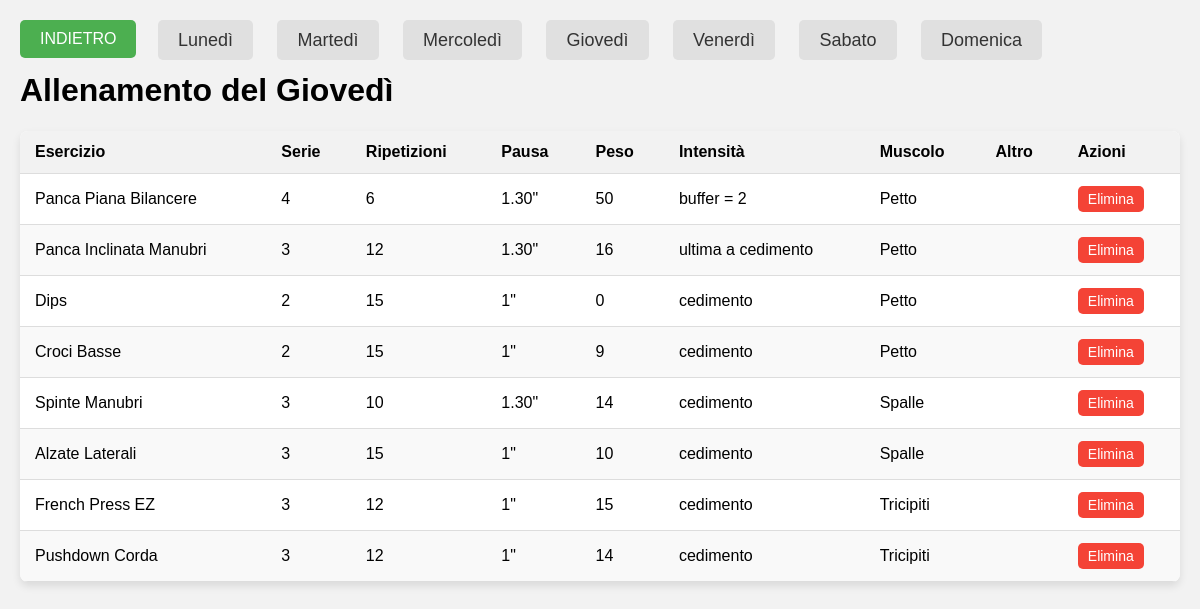
/modifica_allenamento.php?giorno=4, run on the app's committed database.
### tables this page shows
CREATE TABLE `esercizi` (
  `id` int(11) NOT NULL,
  `nome` varchar(100) NOT NULL,
  `serie` int(1) NOT NULL,
  `reps` int(2) NOT NULL,
  `pausa` varchar(6) NOT NULL,
  `peso` int(3) NOT NULL,
  `intensita` varchar(50) NOT NULL,
  `id_muscolo` int(11) NOT NULL,
  `altro` varchar(200) NOT NULL
);

CREATE TABLE `muscoli` (
  `id` int(11) NOT NULL,
  `nome` varchar(50) NOT NULL
);

### modifica_allenamento.php (the view, shortened to what this page needs)
<!DOCTYPE html>
<html lang="it">
<head>
</head>
<body>
<div class="back-button">
    <button onclick="window.location.href = 'gestione.php';">INDIETRO</button>
</div>
<div class="day-menu">
    <a href="modifica_allenamento.php?giorno=1">Lunedì</a>
    <a href="modifica_allenamento.php?giorno=2">Martedì</a>
    <a href="modifica_allenamento.php?giorno=3">Mercoledì</a>
    <a href="modifica_allenamento.php?giorno=4">Giovedì</a>
    <a href="modifica_allenamento.php?giorno=5">Venerdì</a>
    <a href="modifica_allenamento.php?giorno=6">Sabato</a>
    <a href="modifica_allenamento.php?giorno=7">Domenica</a>
</div>
<?php
$servername = "localhost";
$username = "ceo";
$password = "1234";
$dbname = "tracker";
$conn = new mysqli($servername, $username, $password, $dbname);
$giorno_selezionato = isset($_GET['giorno']) ? $_GET['giorno'] : 1;
$giorni_settimana = array(
    1 => 'Lunedì',
    2 => 'Martedì',
    3 => 'Mercoledì',
    4 => 'Giovedì',
    5 => 'Venerdì',
    6 => 'Sabato',
    7 => 'Domenica'
);
$giorno_corrente = $giorni_settimana[$giorno_selezionato];
$sql = "SELECT e.id AS id_esercizio, e.nome AS nome_esercizio, e.serie, e.reps, e.pausa, e.peso, e.intensita, m.nome AS nome_muscolo, e.altro
        FROM esercizi e
        INNER JOIN allenamento a ON e.id = a.id_esercizio
        INNER JOIN giorni g ON a.id_giorno = g.id
        INNER JOIN muscoli m ON e.id_muscolo = m.id
        WHERE g.id = $giorno_selezionato";
$result = $conn->query($sql);
echo "<h1>Allenamento del $giorno_corrente</h1>";
if ($result->num_rows > 0) {
    echo "<table>";
    echo "<thead>";
    echo "<tr>";
    echo "<th>Esercizio</th>";
    echo "<th>Serie</th>";
    echo "<th>Ripetizioni</th>";
    echo "<th>Pausa</th>";
    echo "<th>Peso</th>";
    echo "<th>Intensità</th>";
    echo "<th>Muscolo</th>";
    echo "<th>Altro</th>";
    echo "<th>Azioni</th>";
    echo "</tr>";
    echo "</thead>";
    echo "<tbody>";
    while($row = $result->fetch_assoc()) {
        echo "<tr>";
        echo "<td>".$row["nome_esercizio"]."</td>";
        echo "<td>".$row["serie"]."</td>";
        echo "<td>".$row["reps"]."</td>";
        echo "<td>".$row["pausa"]."</td>";
        echo "<td>".$row["peso"]."</td>";
        echo "<td>".$row["intensita"]."</td>";
        echo "<td>".$row["nome_muscolo"]."</td>";
        echo "<td>".$row["altro"]."</td>";
        echo "<td><button class='delete-button' onclick='eliminaEsercizio(".$row["id_esercizio"].")'>Elimina</button></td>";
        echo "</tr>";
    }
    echo "</tbody>";
    echo "</table>";
} else {
    echo "<p>Nessun risultato trovato per il $giorno_corrente</p>";
}
?>
</body>
</html>

### modifica_allenamento.php (style rules this page uses)
body { font-family: Arial, sans-serif; background-color: #f2f2f2; margin: 0; padding: 20px; }
table { width: 100%; border-collapse: collapse; border-spacing: 0; background-color: #fff; box-shadow: 0 4px 8px rgba(0, 0, 0, 0.1); border-radius: 8px; overflow: hidden; }
th, td { padding: 12px 15px; text-align: left; border-bottom: 1px solid #ddd; }
th { background-color: #f2f2f2; font-weight: bold; }
tr:nth-child(even) { background-color: #f9f9f9; }
.day-menu { text-align: center; margin-bottom: 20px; padding-top: 10px; }
.day-menu a { padding: 10px 20px; margin: 0 10px; font-size: 18px; cursor: pointer; text-decoration: none; color: #333; border-radius: 5px; background-color: #e0e0e0; transition: background-color 0.3s; }
.delete-button { padding: 5px 10px; font-size: 14px; cursor: pointer; border: none; border-radius: 5px; background-color: #f44336; color: white; transition: background-color 0.3s; }
.back-button { position: absolute; top: 20px; left: 20px; }
.back-button button { padding: 10px 20px; font-size: 16px; cursor: pointer; border: none; border-radius: 5px; background-color: #4CAF50; color: white; transition: background-color 0.3s; }

### data on the page
esercizi: nome "Panca Piana Bilancere", serie "4", reps "6", pausa "1.30\"", peso "50", intensita "buffer = 2", id_muscolo.nome "Petto"
esercizi: nome "Panca Inclinata Manubri", serie "3", reps "12", pausa "1.30\"", peso "16", intensita "ultima a cedimento", id_muscolo.nome "Petto"
esercizi: nome "Dips", serie "2", reps "15", pausa "1\"", peso "0", intensita "cedimento", id_muscolo.nome "Petto"
esercizi: nome "Croci Basse", serie "2", reps "15", pausa "1\"", peso "9", intensita "cedimento", id_muscolo.nome "Petto"
esercizi: nome "Spinte Manubri", serie "3", reps "10", pausa "1.30\"", peso "14", intensita "cedimento", id_muscolo.nome "Spalle"
esercizi: nome "Alzate Laterali", serie "3", reps "15", pausa "1\"", peso "10", intensita "cedimento", id_muscolo.nome "Spalle"
esercizi: nome "French Press EZ", serie "3", reps "12", pausa "1\"", peso "15", intensita "cedimento", id_muscolo.nome "Tricipiti"
esercizi: nome "Pushdown Corda", serie "3", reps "12", pausa "1\"", peso "14", intensita "cedimento", id_muscolo.nome "Tricipiti"

### other printed values
$giorno_corrente "Giovedì"
